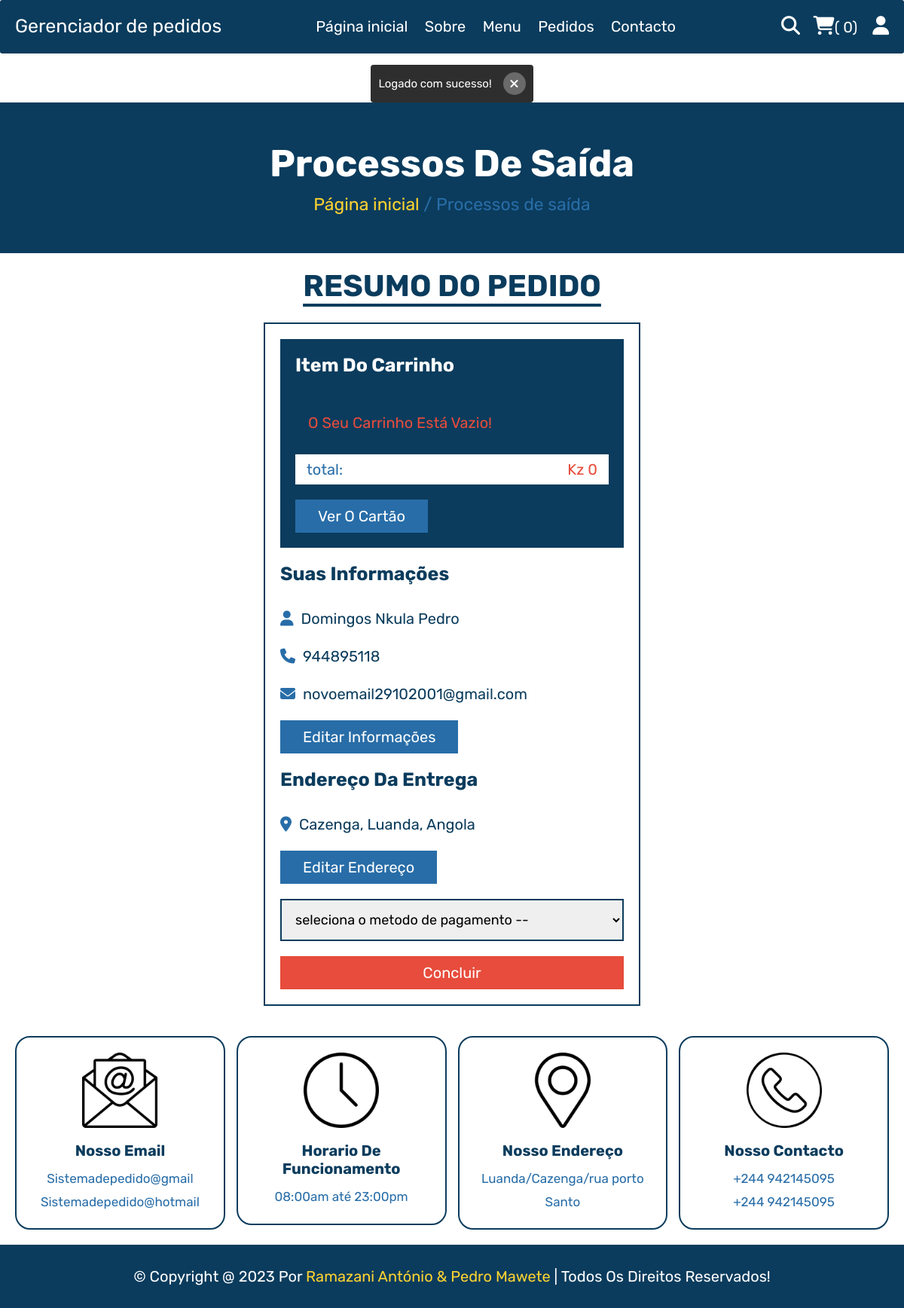
Screenshot of /processo_saida.php (signed in) with the database file from the repository.
### tables this page shows
CREATE TABLE `usuario` (
  `id` varchar(200) NOT NULL,
  `nome` varchar(20) NOT NULL,
  `email` varchar(50) NOT NULL,
  `contacto` varchar(10) NOT NULL,
  `senha` varchar(50) NOT NULL,
  `endereço` varchar(500) NOT NULL,
  `cod_recuperar_senha` varchar(255) DEFAULT NULL,
  `acesso` int(1) DEFAULT 3,
  PRIMARY KEY (`id`)
);

### processo_saida.php (the view, shortened to what this page needs)
<?php
include __DIR__ . './components/connect.php';
if(isset($_SESSION['user_id'])){
   $user_id = $_SESSION['user_id'];
}else{
   $user_id = '';
   header('location:home.php');
};
?>
<!DOCTYPE html>
<html lang="pt-br">
<head>
   <link rel="stylesheet" href="https://cdnjs.cloudflare.com/ajax/libs/font-awesome/6.1.1/css/all.min.css">
   <link rel="stylesheet" href="./css/animate.min.css">
   <link rel="stylesheet" href="css/style.css">
</head>
<body>
<?php
include __DIR__ . './components/usuario_cabeçalho.php';
include __DIR__ . './components/html_mensagens_flash.php';
?>
<div class="heading">
   <h3>Processos de saída</h3>
   <p><a href="home.php">Página inicial</a> <span> / Processos de saída</span></p>
</div>
<section class="checkout">
   <h1 class="titulo">resumo do pedido</h1>
<form action="" method="post">
   <div class="cart-items">
      <h3>item do carrinho</h3>
      <?php
         $grand_total = 0;
         $select_cart = $conn->prepare("SELECT * FROM `compras` WHERE user_id = ?");
         $select_cart->execute([$user_id]);
         if($select_cart->rowCount() > 0):
            $fetch_cart = $select_cart->fetchAll(PDO::FETCH_ASSOC);
            $grand_total = 0;
            $total_products = array();
            foreach ($fetch_cart as $cart):
               $grand_total += $cart['preço'] * $cart['quantidade'];
               $total_products[] = ['pedido' => [
                  'id_compra' => $cart['pid'],
                  'nome' => $cart['nome'],
                  'qntd' => $cart['quantidade'],
                  'preco' => $cart['preço'],
                  'subtotal' => $cart['quantidade'] * $cart['preço']
              ]];
         ?>
            <p><span class="name"><?= $cart['nome']; ?></span><span class="price">Kz <?= $cart['preço']; ?> x <?= $cart['quantidade']; ?></span></p>
         <?php
               endforeach;
               $total_products = json_encode($total_products);
            else:
               echo '<p class="empty">O seu carrinho está vazio!</p>';
            endif;
         ?>
      <p class="grand-total"><span class="name">total:</span><span class="price">Kz <?= $grand_total; ?></span></p>
      <a href="carrinho.php" class="btn">ver o cartão</a>
   </div>
   <div class="user-info">
      <h3>suas informações</h3>
      <p><i class="fas fa-user"></i><span><?= $fetch_profile['nome'] ?></span></p>
      <p><i class="fas fa-phone"></i><span><?= $fetch_profile['contacto'] ?></span></p>
      <p><i class="fas fa-envelope"></i><span><?= $fetch_profile['email'] ?></span></p>
      <a href="editar_perfil.php" class="btn">editar informações</a>
      <h3>endereço da entrega</h3>
      <p><i class="fas fa-map-marker-alt"></i><span><?php if($fetch_profile['endereço'] == ''){echo 'por favor insira o seu endereço';}else{echo $fetch_profile['endereço'];} ?></span></p>
      <a href="editar_endereço.php" class="btn">editar endereço</a>
      <select name="method" class="box" required>
         <option value="" disabled selected>seleciona o metodo de pagamento --</option>
      </select>
      <input type="submit" value="concluir" class="btn <?php if($fetch_profile['endereço'] == ''){echo 'disabled';} ?>" style="width:100%; background:var(--red); color:var(--white);" name="submit">
   </div>
</form>
</section>
<?php include 'components/footer.php'; ?>
</body>
</html>

### css/style.css (style rules this page uses)
:root { --yellow:#fed330; --red:#e74c3c; --white:#fff; --black:#0B3C5D; --light-color:#286DA8; --border:.2rem solid var(--black); }
* { font-family: 'Rubik', sans-serif; margin:0; padding:0; box-sizing: border-box; outline: none; border: none; text-decoration: none; }
html { font-size: 62.5%; overflow-x: hidden; scroll-behavior: smooth; stop-opacity: 7rem; }
section { margin:0 auto; max-width: 1200px; padding:2rem; }
.titulo { text-align: center; margin-bottom: 2.5rem; font-size: 4rem; color:var(--black); text-transform: uppercase; text-decoration: underline; text-underline-offset: 1rem; }
.heading { display: flex; align-items: center; justify-content: center; gap:1rem; flex-flow: column; background-color: var(--black); min-height: 20rem; }
.heading h3 { font-size: 5rem; color:var(--white); text-transform: capitalize; }
.heading p { font-size: 2.3rem; color:var(--light-color); }
.heading p a { color:var(--yellow); }
.btn, .delete-btn { margin-top: 1rem; display: inline-block; font-size: 2rem; padding:1rem 3rem; cursor: pointer; text-transform: capitalize; transition: .2s linear; }
.btn { background-color: var(--light-color); color:var(--white); }
.empty { border:var(--border); border-radius: 5px; padding:1.5rem; text-align: center; width: 100%; font-size: 2rem; text-transform: capitalize; color:var(--red); }
.checkout form { max-width: 50rem; margin:0 auto; border:var(--border); padding:2rem; }
.checkout form h3 { font-size: 2.5rem; text-transform: capitalize; padding: 2rem 0; color:var(--black); }
.checkout form .cart-items { background-color: var(--black); padding:2rem; padding-top: 0; }
.checkout form .cart-items h3 { color:var(--white); }
.checkout form .cart-items p { display: flex; align-items: center; gap:1.5rem; justify-content: space-between; margin:1rem 0; line-height: 1.5; font-size: 2rem; }
.checkout form .cart-items p .name { color:var(--light-color); }
.checkout form .cart-items p .price { color:var(--yellow); }
.checkout form .cart-items .grand-total { background-color: var(--white); padding:.5rem 1.5rem; }
.checkout form .cart-items .grand-total .price { color:var(--red); }
.checkout form .user-info p { font-size: 2rem; line-height: 1.5; padding:1rem 0; }
.checkout form .user-info p i { color:var(--light-color); margin-right: 1rem; }
.checkout form .user-info p span { color:var(--black); }
.checkout form .user-info .box { width: 100%; border:var(--border); padding:1.4rem; margin-top: 2rem; margin-bottom: 1rem; font-size: 1.8rem; }

### rows the page displays
usuario: nome "Domingos Nkula Pedro", contacto "944895118", email "novoemail29102001@gmail.com", endereço "Cazenga, Luanda, Angola", submit "concluir"

### other values shown
$total_cart_items "0"
$msg "Logado com sucesso!"
$grand_total "0"
